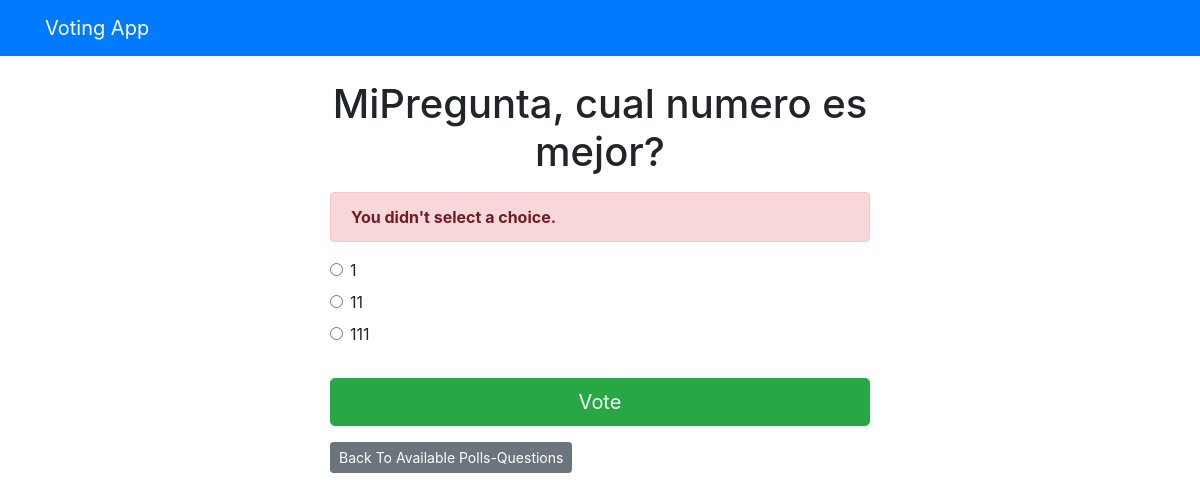
The page /polls/2/vote/ on the database as committed earlier.
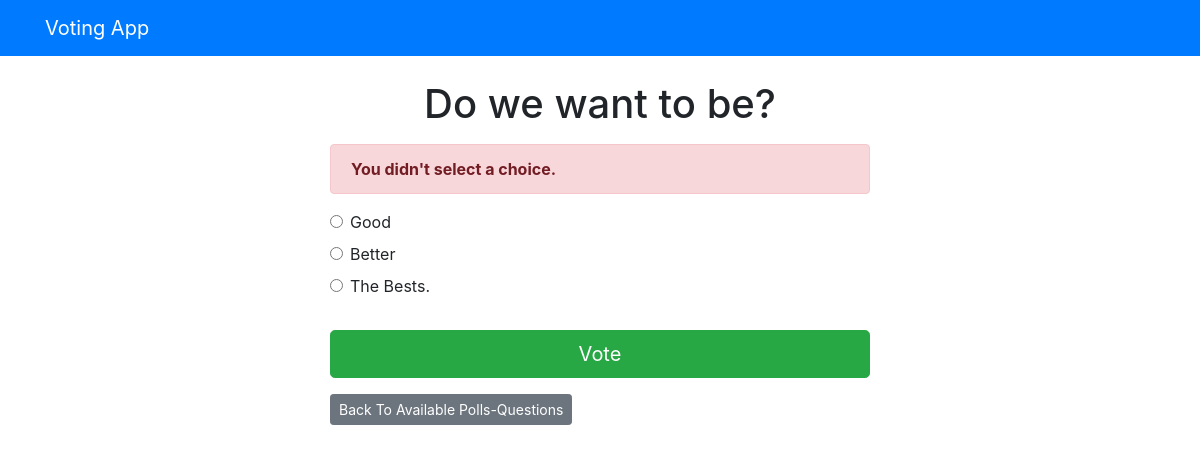
The same page on the database as committed later.
### polls/models.py (models this page shows, shortened)
class Question(models.Model):
    question_text = models.CharField(max_length=200)
    publish_date = models.DateTimeField('date published')

class Choice(models.Model):
    question = models.ForeignKey(Question, on_delete=models.CASCADE)
    choice_text = models.CharField(max_length=200)
    votes = models.IntegerField(default=0)

### polls/views.py (the view)
# urls.py: path('<int:question_id>/vote/', views.vote, name='vote')
def vote(request, question_id):
    question = get_object_or_404(Question, pk=question_id)
    try:
        selected_choice = question.choice_set.get(pk=request.POST['choice'])
    except (KeyError, Choice.DoesNotExist):
        return render(request, 'polls/detail.html', {
            'question': question,
            'error_message': "You didn't select a choice.",
        })
    else:
        selected_choice.votes += 1
        selected_choice.save()
        return HttpResponseRedirect(reverse('polls:results', args=(question.id,)))

### templates/polls/detail.html (shortened to what this page needs)
{% extends 'base.html' %}
{% block content %}
<h1 class="text-center mb-3">{{ question.question_text }}</h1>
{% if error_message %}
<p class="alert alert-danger">
	<strong>{{ error_message }}</strong>
</p>
{% endif %}
<form action="{% url 'polls:vote' question.id %}" method="post">
    {% for choice in question.choice_set.all %}
		<div class="form-check">
			<input
				type="radio"
				name="choice"
				class="form-check-input"
				id="choice{{ forloop.counter }}"
				value="{{ choice.id }}"
            />
			<label for="choice{{ forloop.counter }}">{{ choice.choice_text }}</label
			>
		</div>
    {% endfor %}
	<input type="submit" value="Vote" class="btn btn-success btn-lg btn-block mt-4" />
</form>
<a class="btn btn-secondary btn-sm mb-3" href="{% url 'polls:index' %}">Back To Available Polls-Questions</a>
{% endblock %}

Rows that differ between the two databases and show on the page:
changed Question: question_text "MiPregunta, cual numero es mejor?" → "Do we want to be?"
changed Choice: choice "☐ 1" → "☐ Good"; choice_text "1" → "Good"
changed Choice: choice "☐ 11" → "☐ Better"; choice_text "11" → "Better"
changed Choice: choice "☐ 111" → "☐ The Bests."; choice_text "111" → "The Bests."
